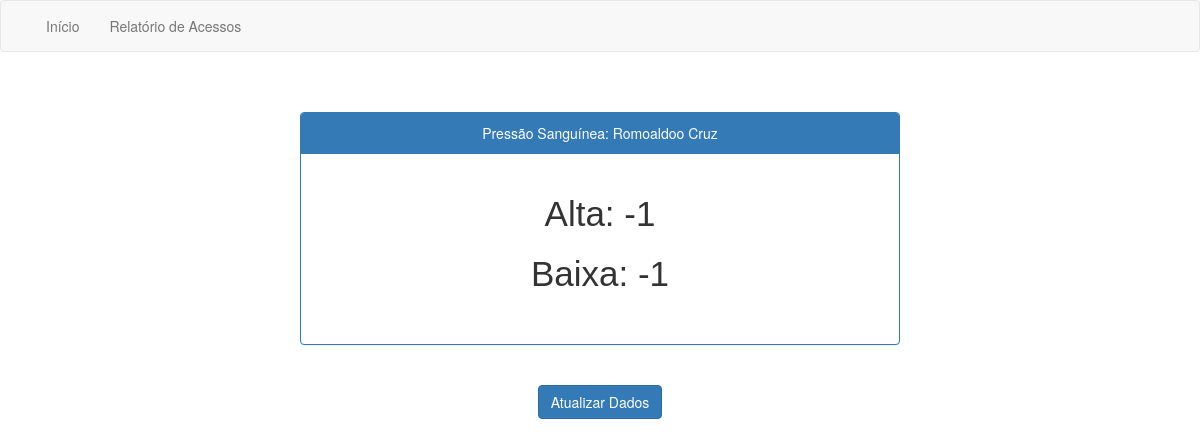
Page /medical/blood_pressure_sensor/2 on the earlier database version.
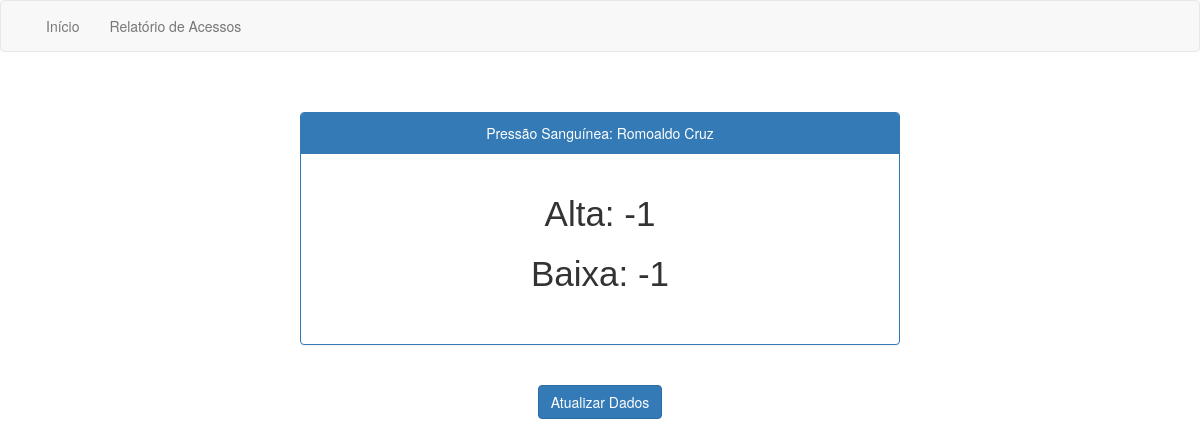
Same page on the later database version.
### medical/models.py (models this page shows, shortened)
class Patient(models.Model):
	email = models.EmailField(max_length=80, unique=True)
	name = models.CharField(max_length=80)
	lastname = models.CharField(max_length=80)
	occupation = models.CharField(max_length=200);
	gender = models.CharField(max_length=1, choices=GENDERCHOICE)
	date_of_birth = models.DateField(null=True)
	nationality = models.CharField(max_length=200);					#FIXME: Esse campo deve ter valores pré definidos.

### medical/views.py (the view)
# urls.py: url(r'^blood_pressure_sensor/(?P<patient_pk>\d+)$', blood_pressure_sensor, name='blood_pressure_sensor'),
def blood_pressure_sensor(request, patient_pk):
	patient = Patient.objects.get(pk = patient_pk)
	high = -1
	low = -1
	sensor_address = SENSOR_IP
	sensor_port = SENSOR_PORT
	max_size = 1024
	try:
		s = socket.socket(socket.AF_INET, socket.SOCK_STREAM)
		s.connect((sensor_address, sensor_port))
		s.send("get_pressure")
		data = s.recv(max_size)
		s.close()
	except:
		return render(request, 'medical/pressure_sensor.html', {'patient': patient, 'value_high': high, 'value_low': low})
	try:
		ret_val = json.loads(data)
		high = ret_val['value_high']
		low = ret_val['value_low']
	except:
		print "Data: %s" % data
		high = -1
		low = -1
	return render(request, 'medical/pressure_sensor.html', {'patient': patient, 'value_high': high, 'value_low': low})

### medical/templates/medical/pressure_sensor.html
{% extends "base.html" %}
{% block content %}
	<br/>
	<br/>
	<center>
		<div class="panel panel-primary" style="width: 50%; text-align: center">
			<div class="panel-heading">
				Pressão Sanguínea: {{ patient.name }} {{ patient.lastname }}
			</div>
			<div class="panel-body">
				<br/>
				<p>Alta: {{ value_high }}</p>
				<p>Baixa: {{ value_low }}</p>
				<br/>
			</div>
		</div>
		<br/>
		<button id="refreshButton" class="btn btn-primary" autocomplete="off" type="button" onClick="history.go(0)" value="Refresh">
			Atualizar Dados
		</button>
	</center>
{% endblock %}

Differences in the rows shown:
changed Patient "Cruz": name "Romoaldoo" → "Romoaldo"
